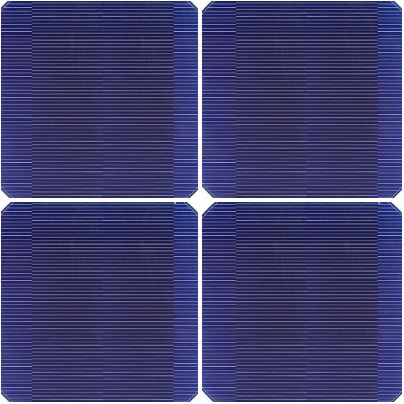
#> input picture gadget-test/panel4/panel4.JPG, 404 x 404 px, found by its file name
$ python cracktest.py
#> lines starting #> are read from the running program, lines starting #| are printed output that depends on the picture; after the words box and inside, x2 and y2 are one past the last pixel; in counts of white or black regions, pixels touching at a corner belong together
import cv2
import numpy as np

canny_lower = 250
canny_upper= 300

panel = cv2.imread('/home/cae/Desktop/gadget-test/panel4/panel4.JPG',0)
#> panel: shape (404, 404); min 8, max 255, mean 68.4
crack1 = cv2.imread('/home/cae/Desktop/gadget-test/panel4/panel4_crack.JPG',0)
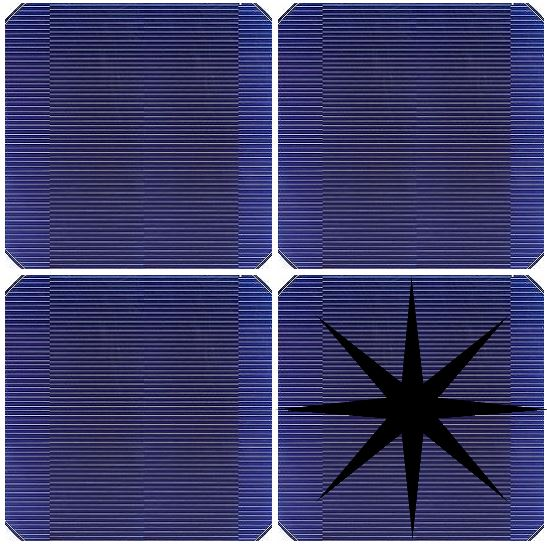
#> input picture gadget-test/panel4/panel4_crack.JPG, 547 x 544 px, found by its file name
#> crack1: shape (544, 547); min 0, max 255, mean 68.6
crack2 = cv2.imread('/home/cae/Desktop/gadget-test/panel4/panel4_crack2.JPG',0)
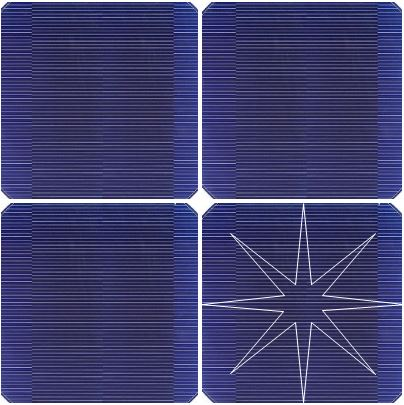
#> input picture gadget-test/panel4/panel4_crack2.JPG, 404 x 405 px, found by its file name
#> crack2: shape (405, 404); min 7, max 255, mean 70.2

panel = cv2.resize(panel,(320,320))
#> panel: shape (320, 320)
crack1 = cv2.resize(crack1,(320,320))
#> crack1: shape (320, 320)
crack2 = cv2.resize(crack2,(500,500),cv2.INTER_AREA)
#> crack2: shape (500, 500)

#cv2.imshow("test",cv2.Canny(crack2,250,300))

panel = cv2.medianBlur(panel,5)
crack1 = cv2.medianBlur(crack1,5)
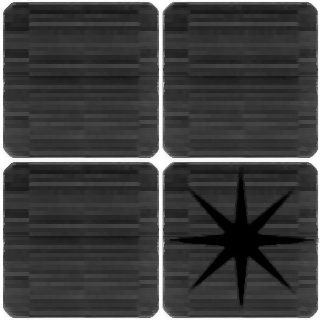
#> crack1: shape (320, 320); min 0, max 255, mean 62.4
crack2 = cv2.medianBlur(crack2,5)
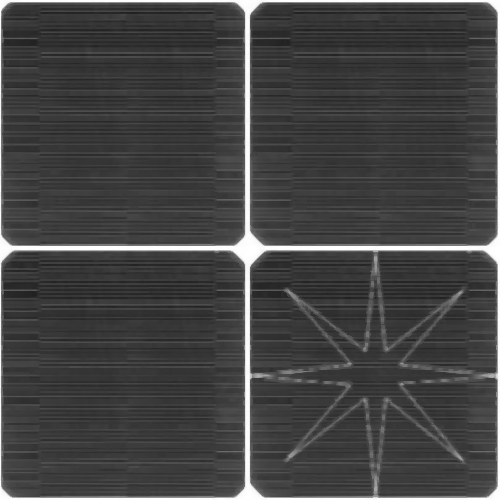
#> crack2: shape (500, 500); min 31, max 255, mean 67.5

#cv2.imshow("test",crack2)

cpanel = cv2.Canny(panel,canny_lower,canny_upper)
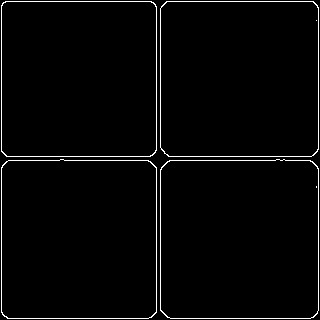
#> cpanel: shape (320, 320); 2.4% white in thin lines or dots
ccrack1 = cv2.Canny(crack1,canny_lower,canny_upper)
#> ccrack1: shape (320, 320); 2.4% white in thin lines or dots
ccrack2 = cv2.Canny(crack2,canny_lower,canny_upper)
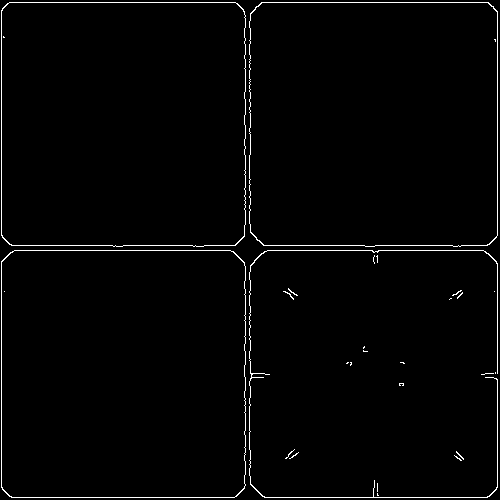
#> ccrack2: shape (500, 500); 1.7% white in thin lines or dots

test_origin = crack2
test_canny = ccrack2

cv2.imshow("canny",test_canny)

lines = cv2.HoughLines(test_canny,1,np.pi/180,100)
#> lines = 13 rows, first 8: [2, 1.57], [1, 0], [497, 1.57], [497, 0], [250, 1.57], [245, 1.57], [245, 0], [249, 0]


if lines is None :
    cv2.imshow("ROBO Vision", test_origin)

elif lines is not None :
    cv2.imshow("ROBO Vision", test_origin)
    for line in lines:
        rho, theta = line[0]
        a = np.cos(theta)
        b = np.sin(theta)

        x0 = a*rho
        y0 = b*rho

        x1 = int(x0+1000*(-b))
        y1 = int(y0+1000*(a))

        x2 = int(x0-1000*(-b))
        y2 = int(y0-1000*(a))

        cv2.line(test_canny,(x1,y1),(x2,y2),(0,0,0),11)
#> this loop made 13 passes
#> (rho, theta, a, b, x0, y0, x1, y1) on passes 1 to 12: (2, 1.57, -4.37e-08, 1, -8.74e-08, 2, -1000, 1), (1, 0, 1, 0, 1, 0, 1, 1000), (497, 1.57, -4.37e-08, 1, -2.17e-05, 497, -1000, 496), (497, 0, 1, 0, 497, 0, 497, 1000), (250, 1.57, -4.37e-08, 1, -1.09e-05, 250, -1000, 249), (245, 1.57, -4.37e-08, 1, -1.07e-05, 245, -1000, 244), (245, 0, 1, 0, 245, 0, 245, 1000), (249, 0, 1, 0, 249, 0, 249, 1000), (252, 0.0175, 1, 0.0175, 252, 4.4, 234, 1004), (244, 1.59, -0.0175, 1, -4.26, 244, -1004, 226), (252, 1.55, 0.0175, 1, 4.4, 252, -995, 269), (-242, 3.12, -1, 0.0175, 242, -4.22, 224, -1004)
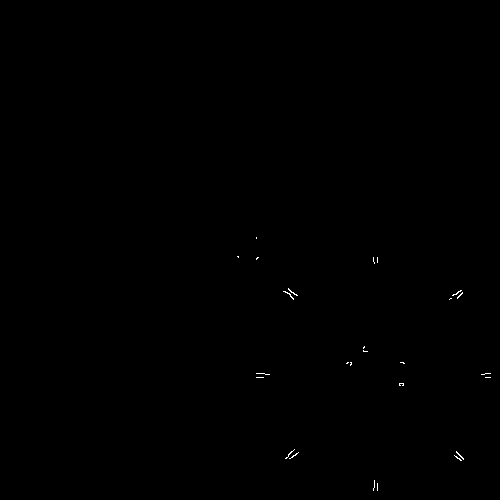
#> test_canny: shape (500, 500); 0.1% white in thin lines or dots, all inside (x1, y1, x2, y2) = (237, 237, 491, 491)

test_canny = cv2.resize(test_canny,(125,125))
#> test_canny: shape (125, 125)
test_canny = cv2.resize(test_canny,(250,250))
#> test_canny: shape (250, 250)
cv2.imshow("crack Detector",test_canny)

cv2.waitKey(0)

cv2.destroyAllWindows()
